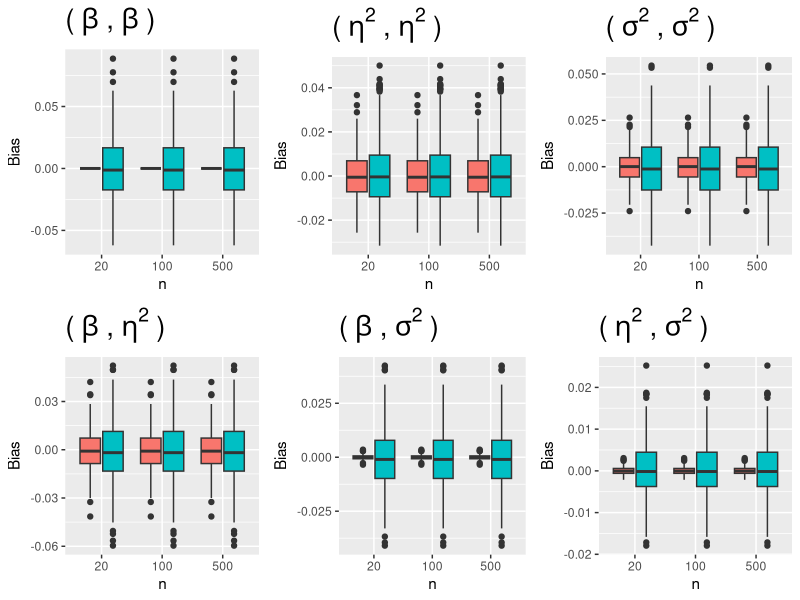
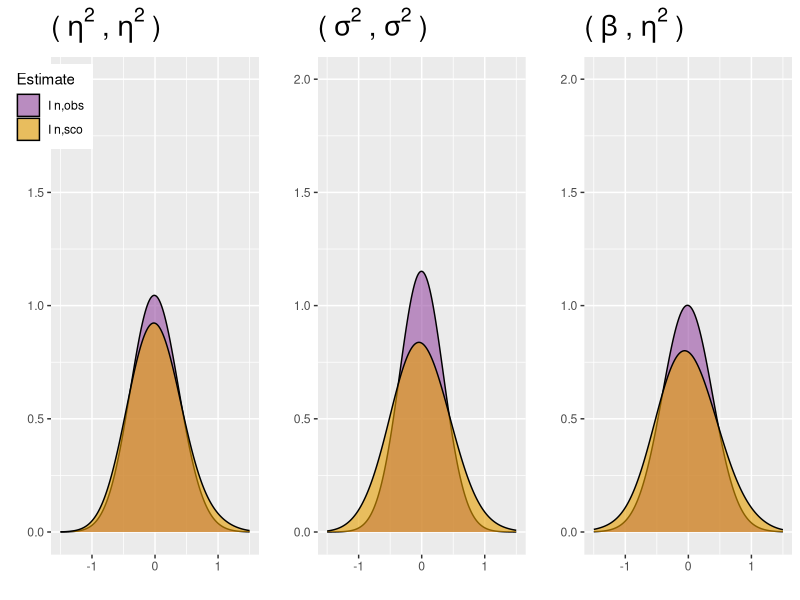

Generate these figures, in order, with R:
### "Computing an empirical Fisher information matrix estimate in latent variable
### models through stochastic approximation."
### ---------------------------------------------------------------------------


### Numerical study in a linear mixed effects model : statistical properties of 
### two estimators of the Fisher Information matrix 
### (section 4.1 of the article)

rm(list=ls())

## Source useful libraries ----------------------------------------------------

library(ggplot2)
library(cowplot)
library(lme4)
library(tidyverse)

## Defining R functions for computing the exact Fisher Information matrix, Iobs 
## and Isco in the linear mixed effects model ---------------------------------

## It is assumed that all individuals have the same number of observations.

## Exact Fisher Information matrix

Fisher.LMM <- function(beta,sigma2,eta2,j){
  # beta    : value of the fixed-effect 
  # sigma2  : value of the residual variance 
  # eta2    : value of the random effects variance
  # j       : number of observations per individual
  
  crochet <- 2*j*eta2/(sigma2+eta2*j)^2/sigma2^3 +
    4/(sigma2+eta2*j)^2/sigma2^2 + 2/(sigma2+eta2*j)^3/sigma2
  alpha   <- j*(eta2+sigma2)/sigma2^3 - eta2/2*j*(j*eta2+sigma2)*crochet -
    (j-1)/2/sigma2^2 - 1/2/(sigma2+eta2*j)^2
  fisher  <- cbind(c(j/(sigma2+eta2*j),0,0),
                   c(0,j^2/2/(sigma2+eta2*j)^2,j/2/(sigma2+eta2*j)^2),
                   c(0,j/2/(sigma2+eta2*j)^2,alpha))
  
  return(fisher)
}

## Observed information matrix

Iobs.LMM <- function(datamat,beta,sigma2,eta2){
  # datamat : observations organized in a matrix. Each row is an individual
  #           vector of observations.
  # beta    : value of the fixed-effect 
  # sigma2  : value of the residual variance 
  # eta2    : value of the random effects variance
  
  n   <- dim(datamat)[1]
  j   <- dim(datamat)[2]
  obs <- as.vector(datamat)
  
  Iobs      <- matrix(0,3,3)
  Iobs[1,1] <- n*j/(sigma2+eta2*j)
  Iobs[2,1] <- j/(sigma2+eta2*j)^2*sum(obs-beta)
  Iobs[1,2] <- Iobs[2,1]
  Iobs[2,2] <- j/(sigma2+eta2*j)^3*sum(apply(datamat-beta,1,sum)^2)-n*j^2/2/(sigma2+eta2*j)^2
  Iobs[3,1] <- 1/(sigma2+eta2*j)^2*sum(obs-beta)
  Iobs[1,3] <- Iobs[3,1]
  Iobs[2,3] <- 1/(sigma2+eta2*j)^3*sum(apply(datamat-beta,1,sum)^2)-n*j/2/(sigma2+eta2*j)^2
  Iobs[3,2] <- Iobs[2,3]
  Iobs[3,3] <- 1/(sigma2)^3*sum((obs-beta)^2) -
    eta2*sum(apply(datamat-beta,1,sum)^2)*(j*eta2/(sigma2+eta2*j)^2/sigma2^3 +
                                             2/(sigma2+eta2*j)^2/sigma2^2 + 1/(sigma2+eta2*j)^3/sigma2 ) -
    n*(j-1)/2/sigma2^2 - n/2/(sigma2+eta2*j)^2
  Iobs <- Iobs/n
  
  return(Iobs)
}

## Estimator based on the score

Isco.LMM <- function(datamat,beta,sigma2,eta2){
  # datamat : observations organized in a matrix. Each row is an individual
  #           vector of observations.
  # beta    : value of the fixed-effect 
  # sigma2  : value of the residual variance 
  # eta2    : value of the random effects variance
  
  n   <- dim(datamat)[1]
  j   <- dim(datamat)[2]
  
  derivative     <- matrix(0,3,n)
  derivative[1,] <- apply(datamat-beta,1,sum)/(sigma2+eta2*j)
  derivative[2,] <- apply(datamat-beta,1,sum)^2/2/(sigma2+eta2*j)^2-j/2/(sigma2+eta2*j)
  derivative[3,] <- apply((datamat-beta)^2,1,sum)/2/sigma2^2 - 
    apply(datamat-beta,1,sum)^2 *eta2*(j*eta2+2*sigma2)/2/sigma2^2/(sigma2+eta2*j)^2 -
    1/2/(sigma2+eta2*j)-(j-1)/2/sigma2
  
  Isco <- derivative%*%t(derivative)/n
  
  return(Isco)
}

## Numerical experiments ------------------------------------------------------

nsim <- 500 # number of replicates
seq.n <- c(20,100,500) # number of individuals, either 20 or 100 or 500
j    <- 12 # number of observations per individual

## parameter values
beta   <- 3
sigma2 <- 5 
eta2   <- 2
theta.true <- matrix(c(beta,eta2,sigma2),ncol=1)

## computation of the exact FIM

fisher <- Fisher.LMM(beta,sigma2,eta2,j)


rate <- 0.95 # expected coverage rate

## loop executing the nsim replicates of the experiment

for (n in seq.n){
  
  ## definition of the objects to store the estimation of the Fisher Information
  ## matrix 
  
  resIobs.theta.true <- array(NA,dim=c(3,3,nsim))
  resIsco.theta.true <- array(NA,dim=c(3,3,nsim))
  resIobs.theta.est <- array(NA,dim=c(3,3,nsim))
  resIsco.theta.est <- array(NA,dim=c(3,3,nsim))
  
  EstF11 <- c()
  EstF22 <- c()
  EstF33 <- c()
  EstF12 <- c()
  EstF13 <- c()
  EstF23 <- c()
  
  ## counters for the estimation of the coverage rates
  coverage.iobs.theta.est <- 0
  coverage.isco.theta.est <- 0
  
  coverage.iobs.theta.true <- 0
  coverage.isco.theta.true <- 0
  
  coverage.true.fisher <- 0
  
  for (k in 1:nsim){
    
    ## data simulation
    random    <- rnorm(n,0,sqrt(eta2))
    residual  <- rnorm(n*j,0,sqrt(sigma2))
    randompop <- rep(random,j)
    id        <- rep(seq(1,n),j)
    obs       <- beta+randompop+residual
    datamat   <- matrix(obs,n,j)
    
    ## computation of the FIM estimators when knowing the true parameter values --
    
    resIobs.theta.true[,,k] <- Iobs.LMM(datamat,beta,sigma2,eta2)
    resIsco.theta.true[,,k] <- Isco.LMM(datamat,beta,sigma2,eta2)
    
    ## computation of the FIM estimators together with the parameter values ----
    
    ## Estimation of the parameters
    est.mle   <- lmer(obs~(1|id),REML = F)
    variances <- as.data.frame(VarCorr(est.mle))
    
    ## Estimation of the FIM
    
    resIobs.theta.est[,,k] <- Iobs.LMM(datamat,est.mle@beta,variances[2,'vcov'],
                                       variances[1,'vcov'])
    resIsco.theta.est[,,k] <- Isco.LMM(datamat,est.mle@beta,variances[2,'vcov'],
                                       variances[1,'vcov'])
    
    ## Coverage rates of confidence ellipsoids ...
    theta.est <- matrix(c(est.mle@beta,variances[1,'vcov'],variances[2,'vcov']),ncol=1)
    unit.vect <- matrix(rep(1,length(theta.est)),ncol=1)
    
    ## ... based on the true Fisher information matrix
    
    #conf.inf.fisher.true <- theta.est -
    #  1.96/sqrt(n)*sqrt(diag(solve(fisher)))
    #conf.sup.fisher.true <- theta.est +
    #  1.96/sqrt(n)*sqrt(diag(solve(fisher)))
    
    #coverage.true.fisher <- coverage.true.fisher +
    #  (theta.true<=conf.sup.fisher.true)*(theta.true>=conf.inf.fisher.true)
    coverage.true.fisher <- coverage.true.fisher + 
      (n*t(as.matrix(theta.true-theta.est))%*%fisher%*%as.matrix(theta.true-theta.est)
       <= qchisq(rate,3))
    
    ## ... based on Isco computed in the MLE value of the parameters
    # conf.inf.isco.theta.est <- theta.est -
    #   1.96/sqrt(n)*sqrt(diag(solve(resIsco.theta.est[,,k])))
    # conf.sup.isco.theta.est <- theta.est +
    #   1.96/sqrt(n)*sqrt(diag(solve(resIsco.theta.est[,,k])))
    # 
    # coverage.isco.theta.est <- coverage.isco.theta.est +
    #   (theta.true<=conf.sup.isco.theta.est)*(theta.true>=conf.inf.isco.theta.est)
    coverage.isco.theta.est <- coverage.isco.theta.est +
      (n*t(as.matrix(theta.true-theta.est))%*%resIsco.theta.est[,,k]%*%as.matrix(theta.true-theta.est)
       <= qchisq(rate,3))
  
    ## ... based on Isco computed in the true parameter values
    # conf.inf.isco.theta.true <- theta.est -
    #   1.96/sqrt(n)*sqrt(diag(solve(resIsco.theta.true[,,k])))
    # conf.sup.isco.theta.true <- theta.est +
    #   1.96/sqrt(n)*sqrt(diag(solve(resIsco.theta.true[,,k])))
    # 
    # coverage.isco.theta.true <- coverage.isco.theta.true +
    #   (theta.true<=conf.sup.isco.theta.true)*(theta.true>=conf.inf.isco.theta.true)
    coverage.isco.theta.true <- coverage.isco.theta.true +
      (n*t(as.matrix(theta.true-theta.est))%*%resIsco.theta.true[,,k]%*%as.matrix(theta.true-theta.est)
       <= qchisq(rate,3))
    
    ## ... based on Iobs computed in the MLE value of the parameters
    # conf.inf.iobs.theta.est <- theta.est -
    #   1.96/sqrt(n)*sqrt(diag(solve(resIobs.theta.est[,,k])))
    # conf.sup.iobs.theta.est <- theta.est +
    #   1.96/sqrt(n)*sqrt(diag(solve(resIobs.theta.est[,,k])))
    # 
    # coverage.iobs.theta.est <- coverage.iobs.theta.est +
    #   (theta.true<=conf.sup.iobs.theta.est)*(theta.true>=conf.inf.iobs.theta.est)
    coverage.iobs.theta.est <- coverage.iobs.theta.est +
      (n*t(as.matrix(theta.true-theta.est))%*%resIobs.theta.est[,,k]%*%as.matrix(theta.true-theta.est)
       <= qchisq(rate,3))
    
    ## ... based on Iobs computed in the true parameter values
    # conf.inf.iobs.theta.true <- theta.est -
    #   1.96/sqrt(n)*sqrt(diag(solve(resIobs.theta.true[,,k])))
    # conf.sup.iobs.theta.true <- theta.est +
    #   1.96/sqrt(n)*sqrt(diag(solve(resIobs.theta.true[,,k])))
    # 
    # coverage.iobs.theta.true <- coverage.iobs.theta.true +
    #   (theta.true<=conf.sup.iobs.theta.true)*(theta.true>=conf.inf.iobs.theta.true)
    coverage.iobs.theta.true <- coverage.iobs.theta.true +
    (n*t(as.matrix(theta.true-theta.est))%*%resIobs.theta.true[,,k]%*%as.matrix(theta.true-theta.est)
      <= qchisq(rate,3))  
  }
  
  ## Print the coverage rates 
  ## MD, cat ou print de ce qu'on conserve
  coverage.isco.theta.true/nsim*100
  coverage.isco.theta.est/nsim*100
  coverage.iobs.theta.true/nsim*100
  coverage.iobs.theta.est/nsim*100
  coverage.true.fisher/nsim*100
  
  
  EstF11 <- c(EstF11,c(resIsco.theta.true[1,1,]-fisher[1,1],
                       resIobs.theta.true[1,1,]-fisher[1,1]))
  EstF22 <- c(EstF22,c(resIsco.theta.true[2,2,]-fisher[2,2],
                       resIobs.theta.true[2,2,]-fisher[2,2]))
  EstF33 <- c(EstF33,c(resIsco.theta.true[3,3,]-fisher[3,3],
                       resIobs.theta.true[3,3,]-fisher[3,3]))
  EstF12 <- c(EstF12,c(resIsco.theta.true[1,2,]-fisher[1,2],
                       resIobs.theta.true[1,2,]-fisher[1,2]))
  EstF13 <- c(EstF13,c(resIsco.theta.true[1,3,]-fisher[1,3],
                       resIobs.theta.true[1,3,]-fisher[1,3]))
  EstF23 <- c(EstF23,c(resIsco.theta.true[2,3,]-fisher[2,3],
                       resIobs.theta.true[2,3,]-fisher[2,3]))
}


## Graphical representation of the bias of the FIM estimators as a function of n

DataRes <- data.frame(EstF11=EstF11, EstF22=EstF22, EstF33=EstF33,
                      EstF12=EstF12, EstF13=EstF13, EstF23=EstF23,
                      Estimate=rep(c(rep('I n,sco',nsim),rep('I n,obs',nsim)),
                                   length(seq.n)),
                      n=rep(seq.n,each=nsim*2)
                      )

bias11 <- ggplot(aes(y = EstF11, x = as.factor(n), fill = Estimate), data = DataRes) + 
  geom_boxplot() + xlab("n") + ylab("Bias") + ggtitle(bquote('('~beta~','~beta~')')) +
  theme(legend.position = "none", plot.title = element_text(size=20,face="bold"))

bias22 <- ggplot(aes(y = EstF22, x = as.factor(n), fill = Estimate), data = DataRes) + 
  geom_boxplot() + xlab("n") + ylab("Bias") + ggtitle(bquote('('~eta^2~','~eta^2~')')) +
  theme(legend.position = "none", plot.title = element_text(size=20,face="bold"))

bias33 <- ggplot(aes(y = EstF33, x = as.factor(n), fill = Estimate), data = DataRes) + 
  geom_boxplot() + xlab("n") + ylab("Bias") + ggtitle(bquote('('~sigma^2~','~sigma^2~')')) +
  theme(legend.position = "none", plot.title = element_text(size=20,face="bold"))

bias12 <- ggplot(aes(y = EstF12, x = as.factor(n), fill = Estimate), data = DataRes) + 
  geom_boxplot() + xlab("n") + ylab("Bias") + ggtitle(bquote('('~beta~','~eta^2~')')) +
  theme(legend.position = "none", plot.title = element_text(size=20,face="bold"))

bias13 <- ggplot(aes(y = EstF13, x = as.factor(n), fill = Estimate), data = DataRes) + 
  geom_boxplot() + xlab("n") + ylab("Bias") + ggtitle(bquote('('~beta~','~sigma^2~')')) +
  theme(legend.position = "none", plot.title = element_text(size=20,face="bold"))

bias23 <- ggplot(aes(y = EstF23, x = as.factor(n), fill = Estimate), data = DataRes) + 
  geom_boxplot() + xlab("n") + ylab("Bias") + ggtitle(bquote('('~eta^2~','~sigma^2~')')) +
  theme(legend.position = "none", plot.title = element_text(size=20,face="bold"))


plot_grid(bias11, bias22, bias33, bias12, bias13, bias23,
          ncol = 3, nrow = 2)

## Graphical representation of the empirical densities of the components of 
## the FIM estimators

DataRes.n <- DataRes %>% filter(n==500)

F22 <- ggplot(filter(DataRes.n), aes(sqrt(n)*EstF22, fill=Estimate)) + 
  geom_density(bw=0.3,alpha=0.6) + 
  scale_fill_manual(values = c("#984EA3",'#E69F00')) + 
  xlab("") +
  ylab("") +
  xlim(-1.5,1.5) +
  ylim(0,2) +
  ggtitle(bquote('('~eta^2~','~eta^2~')')) +
  theme(legend.position = c(0,0.9), plot.title = element_text(size=20,face="bold"))

F33 <- ggplot(DataRes.n, aes(sqrt(n)*EstF33, fill=Estimate)) + 
  geom_density(bw=0.3,alpha=0.6) + 
  scale_fill_manual(values = c("#984EA3",'#E69F00')) + 
  xlab("") +
  ylab("") +
  xlim(-1.5,1.5) +
  ylim(0,2) +
  ggtitle(bquote('('~sigma^2~','~ sigma^2~')')) +
  theme(legend.position = "none", plot.title = element_text(size=20,face="bold"))


F12 <- ggplot(DataRes.n, aes(sqrt(n)*EstF12, fill=Estimate)) + 
  geom_density(bw=0.3,alpha=0.6) + 
  scale_fill_manual(values = c("#984EA3",'#E69F00')) + 
  xlab("") +
  ylab("") +
  xlim(-1.5,1.5) +
  ylim(0,2) +
  ggtitle(bquote('('~beta~','~ eta^2~')')) +
  theme(legend.position = "none", plot.title = element_text(size=20,face="bold"))

plot_grid(F22, F33, F12, ncol = 3, nrow = 1)

